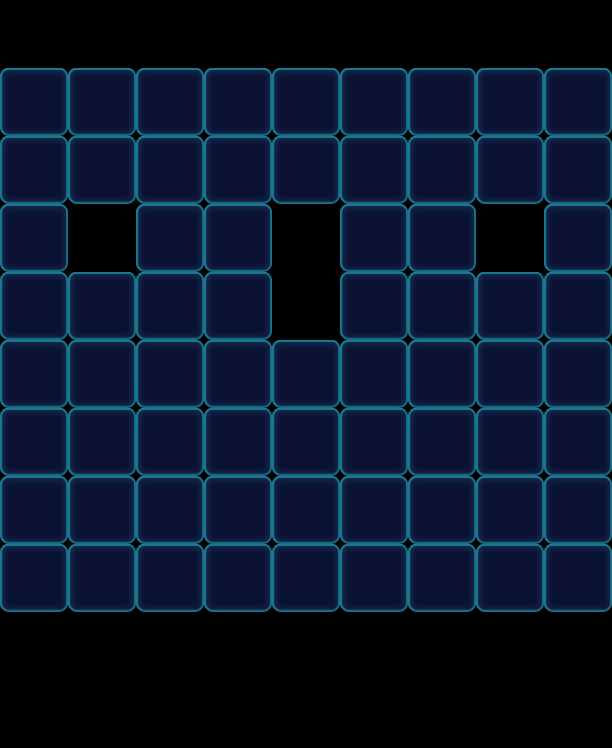

A level layout from a 2D game, rendered from its tile map. Below: a short description, then the map file with tile-grid data replaced by summaries:
An orthogonal 9x11 tile map with 68x68 px tiles, 1 tile layer (Valid), 2 tilesets and 69 objects (13x Floor, 13x Monster, 13x Lock, 13x Haze, 12x Factory_Normal, ...).

<map version="1.0" orientation="orthogonal" width="9" height="11" tilewidth="68" tileheight="68">
 <tileset firstgid="1" name="game_grid1" tilewidth="68" tileheight="68">
  <image source="game_grid1.png" width="68" height="68" />
 </tileset>
 <tileset firstgid="2" name="map" tilewidth="68" tileheight="68">
  <image source="map.png" width="1024" height="1024" />
 </tileset>
 <layer name="Valid" width="9" height="11">
  <data>[99 cells, 68 non-empty, 1 distinct tile ids]</data>
 </layer>
 <objectgroup name="BottomObj" width="9" height="11">
  <object name="Jelly" type="Floor" gid="33" x="0" y="544">
   <properties>
    <property name="Layers" value="2" />
   </properties>
  </object>
  <object name="Jelly" type="Floor" gid="33" x="68" y="544">
   <properties>
    <property name="Layers" value="2" />
   </properties>
  </object>
  <object name="Jelly" type="Floor" gid="33" x="136" y="544">
   <properties>
    <property name="Layers" value="2" />
   </properties>
  </object>
  <object name="Jelly" type="Floor" gid="33" x="204" y="544">
   <properties>
    <property name="Layers" value="2" />
   </properties>
  </object>
  <object name="Jelly" type="Floor" gid="33" x="272" y="544">
   <properties>
    <property name="Layers" value="2" />
   </properties>
  </object>
  <object name="Jelly" type="Floor" gid="33" x="340" y="544">
   <properties>
    <property name="Layers" value="2" />
   </properties>
  </object>
  <object name="Jelly" type="Floor" gid="33" x="408" y="544">
   <properties>
    <property name="Layers" value="2" />
   </properties>
  </object>
  <object name="Jelly" type="Floor" gid="33" x="476" y="544">
   <properties>
    <property name="Layers" value="2" />
   </properties>
  </object>
  <object name="Jelly" type="Floor" gid="33" x="544" y="544">
   <properties>
    <property name="Layers" value="2" />
   </properties>
  </object>
  <object name="Jelly" type="Floor" gid="33" x="68" y="612">
   <properties>
    <property name="Layers" value="2" />
   </properties>
  </object>
  <object name="Jelly" type="Floor" gid="33" x="204" y="612">
   <properties>
    <property name="Layers" value="2" />
   </properties>
  </object>
  <object name="Jelly" type="Floor" gid="33" x="340" y="612">
   <properties>
    <property name="Layers" value="2" />
   </properties>
  </object>
  <object name="Jelly" type="Floor" gid="33" x="476" y="612">
   <properties>
    <property name="Layers" value="2" />
   </properties>
  </object>
 </objectgroup>
 <objectgroup name="MiddleObj" width="9" height="11">
  <object name="Monster" type="Monster" gid="18" x="68" y="612">
   <properties>
    <property name="Color" value="Pink" />
   </properties>
  </object>
  <object name="Monster" type="Monster" gid="18" x="340" y="612">
   <properties>
    <property name="Color" value="Pink" />
   </properties>
  </object>
  <object name="Monster" type="Monster" gid="19" x="0" y="544">
   <properties>
    <property name="Color" value="Yellow" />
   </properties>
  </object>
  <object name="Monster" type="Monster" gid="19" x="136" y="544">
   <properties>
    <property name="Color" value="Yellow" />
   </properties>
  </object>
  <object name="Monster" type="Monster" gid="19" x="340" y="544">
   <properties>
    <property name="Color" value="Yellow" />
   </properties>
  </object>
  <object name="Monster" type="Monster" gid="19" x="408" y="544">
   <properties>
    <property name="Color" value="Yellow" />
   </properties>
  </object>
  <object name="Monster" type="Monster" gid="19" x="544" y="544">
   <properties>
    <property name="Color" value="Yellow" />
   </properties>
  </object>
  <object name="Monster" type="Monster" gid="3" x="68" y="544">
   <properties>
    <property name="Color" value="Green" />
   </properties>
  </object>
  <object name="Monster" type="Monster" gid="2" x="204" y="544">
   <properties>
    <property name="Color" value="Blue" />
   </properties>
  </object>
  <object name="Monster" type="Monster" gid="2" x="272" y="544">
   <properties>
    <property name="Color" value="Blue" />
   </properties>
  </object>
  <object name="Monster" type="Monster" gid="3" x="476" y="544">
   <properties>
    <property name="Color" value="Green" />
   </properties>
  </object>
  <object name="Monster" type="Monster" gid="17" x="476" y="612">
   <properties>
    <property name="Color" value="Purple" />
   </properties>
  </object>
  <object name="Monster" type="Monster" gid="17" x="204" y="612">
   <properties>
    <property name="Color" value="Purple" />
   </properties>
  </object>
 </objectgroup>
 <objectgroup color="#000000" name="TopObj" width="9" height="11">
  <object name="10" type="Factory_Normal" x="0" y="0" width="68" height="68">
   <properties>
    <property name="FactoryColorsConfig" value="Pink,Purple,Blue,Green,Yellow" />
   </properties>
  </object>
  <object name="Lock" type="Lock" gid="49" x="0" y="544">
   <properties>
    <property name="Layers" value="1" />
   </properties>
  </object>
  <object name="Lock" type="Lock" gid="49" x="68" y="544">
   <properties>
    <property name="Layers" value="1" />
   </properties>
  </object>
  <object name="Lock" type="Lock" gid="49" x="136" y="544">
   <properties>
    <property name="Layers" value="1" />
   </properties>
  </object>
  <object name="Lock" type="Lock" gid="49" x="204" y="544">
   <properties>
    <property name="Layers" value="1" />
   </properties>
  </object>
  <object name="Lock" type="Lock" gid="49" x="272" y="544">
   <properties>
    <property name="Layers" value="1" />
   </properties>
  </object>
  <object name="Lock" type="Lock" gid="49" x="340" y="544">
   <properties>
    <property name="Layers" value="1" />
   </properties>
  </object>
  <object name="Lock" type="Lock" gid="49" x="476" y="544">
   <properties>
    <property name="Layers" value="1" />
   </properties>
  </object>
  <object name="Lock" type="Lock" gid="49" x="408" y="544">
   <properties>
    <property name="Layers" value="1" />
   </properties>
  </object>
  <object name="Lock" type="Lock" gid="49" x="544" y="544">
   <properties>
    <property name="Layers" value="1" />
   </properties>
  </object>
  <object name="Lock" type="Lock" gid="49" x="68" y="612">
   <properties>
    <property name="Layers" value="1" />
   </properties>
  </object>
  <object name="Lock" type="Lock" gid="49" x="204" y="612">
   <properties>
    <property name="Layers" value="1" />
   </properties>
  </object>
  <object name="Lock" type="Lock" gid="49" x="340" y="612">
   <properties>
    <property name="Layers" value="1" />
   </properties>
  </object>
  <object name="Lock" type="Lock" gid="49" x="476" y="612">
   <properties>
    <property name="Layers" value="1" />
   </properties>
  </object>
  <object name="Ice" type="Ice" x="136" y="544" width="68" height="68">
   <properties>
    <property name="Layers" value="3" />
   </properties>
  </object>
  <object name="Ice" type="Ice" x="0" y="544" width="68" height="68">
   <properties>
    <property name="Layers" value="3" />
   </properties>
  </object>
  <object name="Ice" type="Ice" x="272" y="544" width="68" height="68">
   <properties>
    <property name="Layers" value="3" />
   </properties>
  </object>
  <object name="Ice" type="Ice" x="408" y="544" width="68" height="68">
   <properties>
    <property name="Layers" value="3" />
   </properties>
  </object>
  <object name="Ice" type="Ice" x="544" y="544" width="68" height="68">
   <properties>
    <property name="Layers" value="3" />
   </properties>
  </object>
  <object name="10" type="Factory_Normal" x="68" y="0" width="68" height="68">
   <properties>
    <property name="FactoryColorsConfig" value="Pink,Purple,Blue,Green,Yellow" />
   </properties>
  </object>
  </objectgroup>
 <objectgroup color="#00ff00" name="CeilObj" width="9" height="11">
  <!-- 13 objects omitted --></objectgroup>
</map>
<!-- 23 of 69 objects omitted -->
